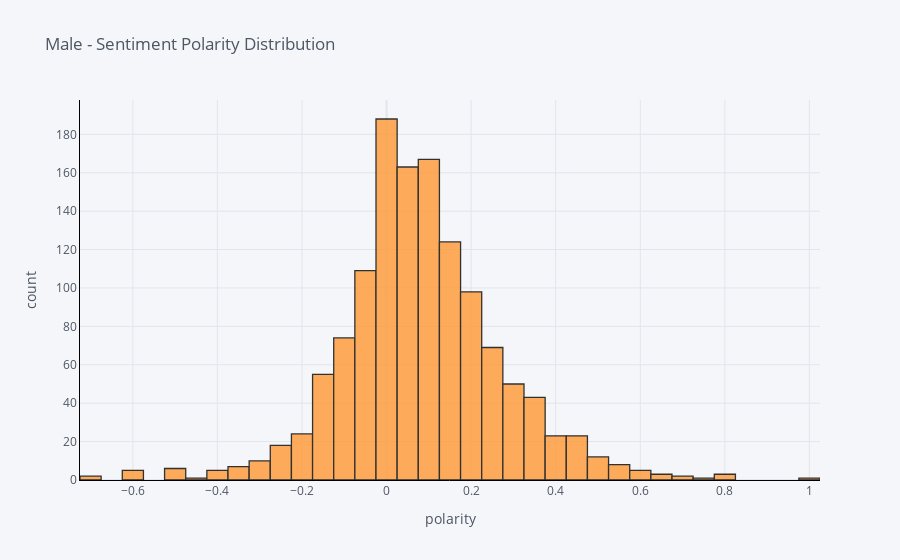
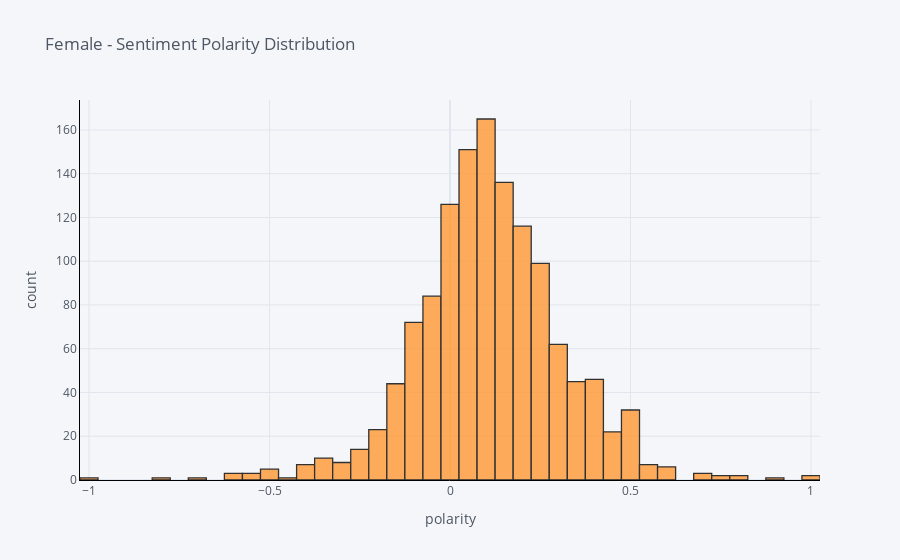

The notebook cell these images were saved under, in order:
### Markdown cell above
__What is the polarity distribution among male and female, who is more prone to write positive/negative threads?__

### Code cell
male['polarity'].iplot(
    kind='hist',
    bins=50,
    xTitle='polarity',
    linecolor='black',
    yTitle='count',
    title='Male - Sentiment Polarity Distribution')

female['polarity'].iplot(
    kind='hist',
    bins=50,
    xTitle='polarity',
    linecolor='black',
    yTitle='count',
    title='Female - Sentiment Polarity Distribution')

### Figure 1 — Plotly figure (JSON) as saved in the notebook; plotly's stock layout.template omitted (floating-point values rounded to 4 significant figures; data arrays with more than 128 entries replaced by an {"elided": "..."} marker saying what was removed)
{"data": [{"histfunc": "count", "histnorm": "", "marker": {"color": "rgba(255, 153, 51, 1.0)", "line": {"color": "#000000", "width": 1.3}}, "name": "polarity", "nbinsx": 50, "opacity": 0.8, "orientation": "v", "type": "histogram", "x": {"elided": "1299 float values"}}], "layout": {"barmode": "overlay", "legend": {"bgcolor": "#F5F6F9", "font": {"color": "#4D5663"}}, "paper_bgcolor": "#F5F6F9", "plot_bgcolor": "#F5F6F9", "title": {"font": {"color": "#4D5663"}, "text": "Male - Sentiment Polarity Distribution"}, "xaxis": {"gridcolor": "#E1E5ED", "linecolor": "black", "showgrid": true, "tickfont": {"color": "#4D5663"}, "title": {"font": {"color": "#4D5663"}, "text": "polarity"}, "zerolinecolor": "#E1E5ED"}, "yaxis": {"gridcolor": "#E1E5ED", "linecolor": "black", "showgrid": true, "tickfont": {"color": "#4D5663"}, "title": {"font": {"color": "#4D5663"}, "text": "count"}, "zerolinecolor": "#E1E5ED"}}}

### Figure 2 — Plotly figure (JSON) as saved in the notebook; plotly's stock layout.template omitted (floating-point values rounded to 4 significant figures; data arrays with more than 128 entries replaced by an {"elided": "..."} marker saying what was removed)
{"data": [{"histfunc": "count", "histnorm": "", "marker": {"color": "rgba(255, 153, 51, 1.0)", "line": {"color": "#000000", "width": 1.3}}, "name": "polarity", "nbinsx": 50, "opacity": 0.8, "orientation": "v", "type": "histogram", "x": {"elided": "1300 float values"}}], "layout": {"barmode": "overlay", "legend": {"bgcolor": "#F5F6F9", "font": {"color": "#4D5663"}}, "paper_bgcolor": "#F5F6F9", "plot_bgcolor": "#F5F6F9", "title": {"font": {"color": "#4D5663"}, "text": "Female - Sentiment Polarity Distribution"}, "xaxis": {"gridcolor": "#E1E5ED", "linecolor": "black", "showgrid": true, "tickfont": {"color": "#4D5663"}, "title": {"font": {"color": "#4D5663"}, "text": "polarity"}, "zerolinecolor": "#E1E5ED"}, "yaxis": {"gridcolor": "#E1E5ED", "linecolor": "black", "showgrid": true, "tickfont": {"color": "#4D5663"}, "title": {"font": {"color": "#4D5663"}, "text": "count"}, "zerolinecolor": "#E1E5ED"}}}
